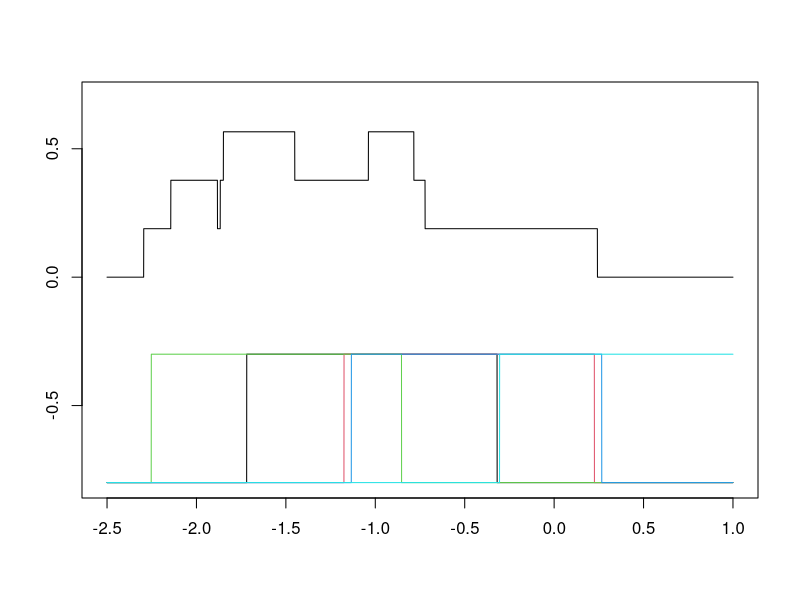

Source code (R):
##### COP119 yafei.xu@hu - berlin.de

# data set is in the pool https://github.com/YafeiXu/CAMquantlet
# replace the path of the working directory if necessary
setwd("C:/R")
d = read.csv("dax140624.csv") # pls download the pertinent data set.
DateInput = as.Date(d[, 1])
numOfDate = as.numeric(as.Date(c(DateInput)))
newDF = data.frame(d, numOfDate)
Pt = newDF[, 2]
P1 = Pt[ - length(Pt)]
P2 = Pt[ - 1]
DAXreturn = log(P1) - log(P2)
DAXreturn = DAXreturn * 100
r = DAXreturn

# Uniform kernel function
kF = function(u){
.5 * ifelse(abs(u) <= 1, 1, 0) 
}

# Epanechnikov kernel density estimator
fhat = function(x, h){
(1 / (5 * h)) * (kF((x + .475) / h) + kF((x + 1.553) / h) + kF((x + .434) / h) + kF((x + 1.019) / h) + kF((x - .395) / h))
}
fhatOnDaxReturn = fhat(sort(r), .53)

# 5 uniform
n1 = kF((seq( - 2.5,  1,  length.out = length(r)) + 1.019) / .7) - .8
n2 = kF((seq( - 2.5,  1,  length.out = length(r)) + .475) / .7) - .8
n3 = kF((seq( - 2.5,  1,  length.out = length(r)) + 1.553) / .7) - .8
n4 = kF((seq( - 2.5,  1,  length.out = length(r)) + .434) / .7) - .8
n5 = kF((seq( - 2.5,  1,  length.out = length(r)) - 0.395) / .7) - .8

# do plot
plot(seq( - 2.5,  1,  length.out = length(r)),  seq( - .8,  .7,  length.out = length(r)),  col = "White", xlab = "", ylab = "")
lines(seq( - 2.5,  1,  length.out = length(r)),  fhatOnDaxReturn, type = "l")
lines(seq( - 2.5,  1,  length.out = length(r)),  n1,  col = 1)
lines(seq( - 2.5,  1,  length.out = length(r)),  n2,  col = 2)
lines(seq( - 2.5,  1,  length.out = length(r)),  n3,  col = 3)
lines(seq( - 2.5,  1,  length.out = length(r)),  n4,  col = 4)
lines(seq( - 2.5,  1,  length.out = length(r)),  n5,  col = 5)
